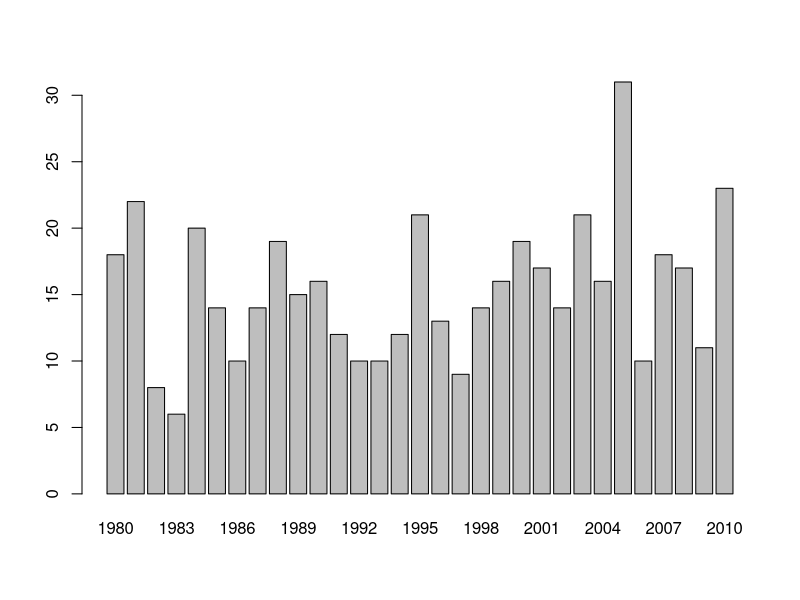
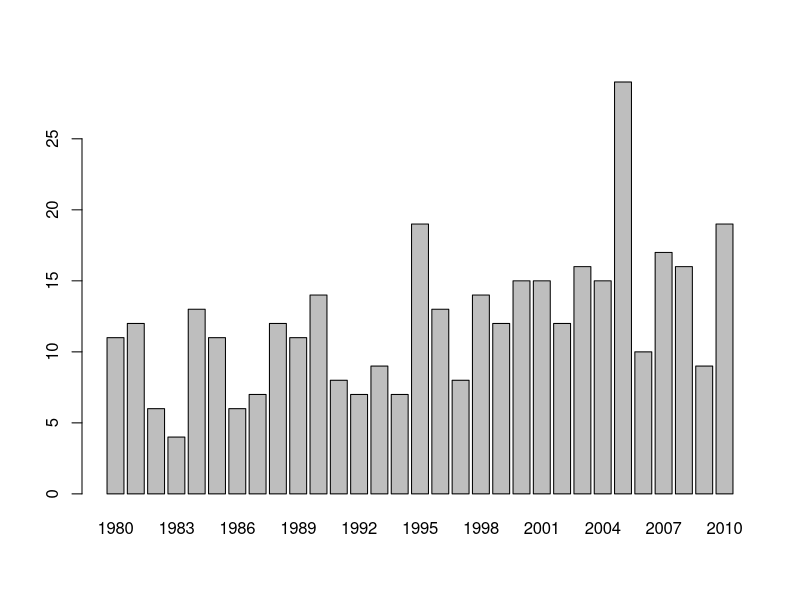
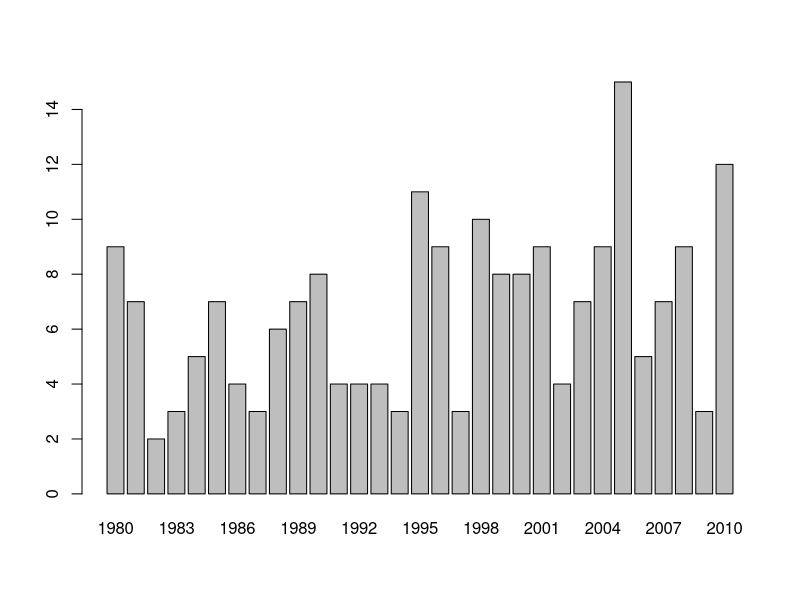
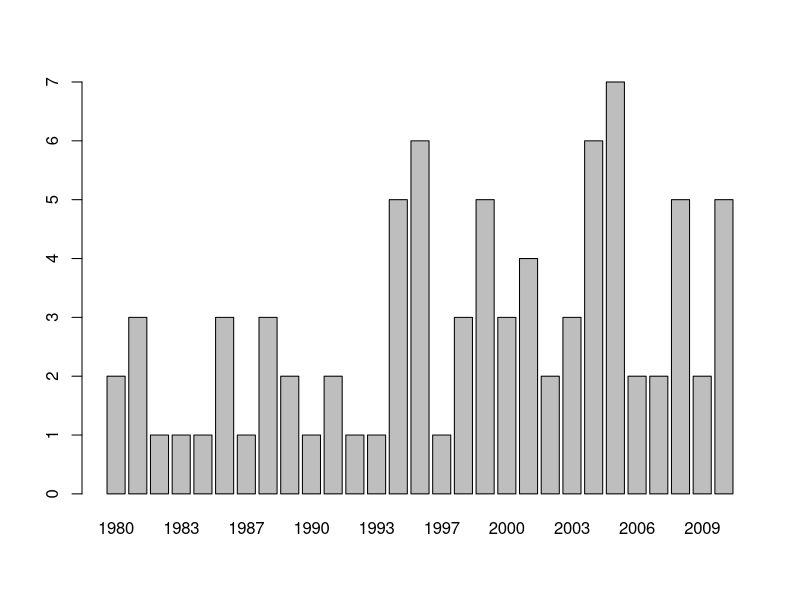
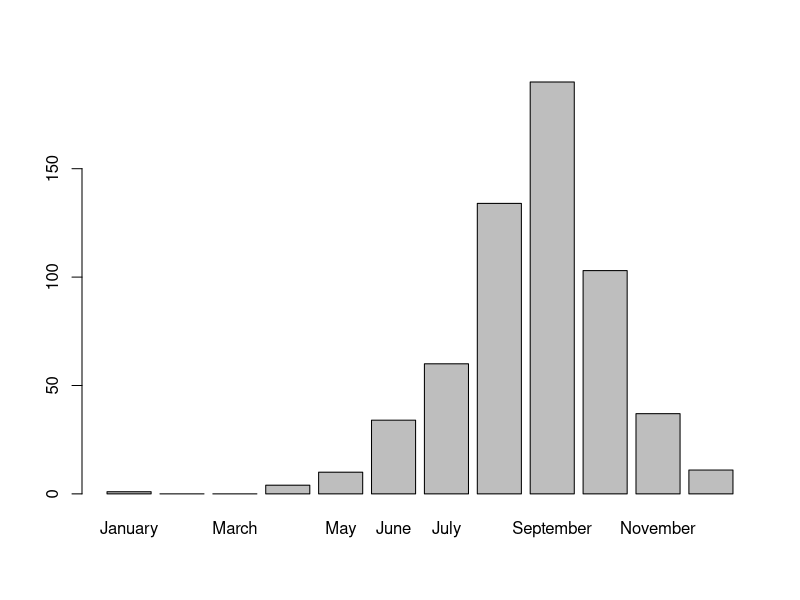
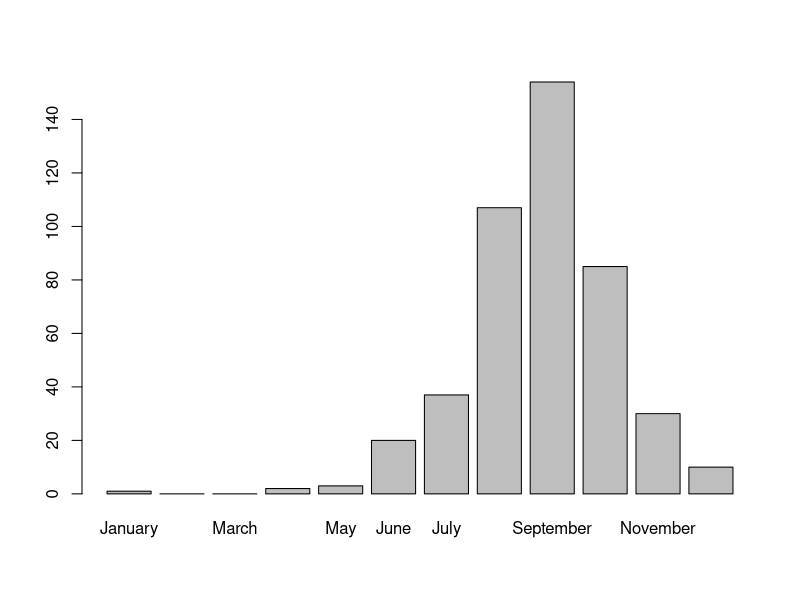
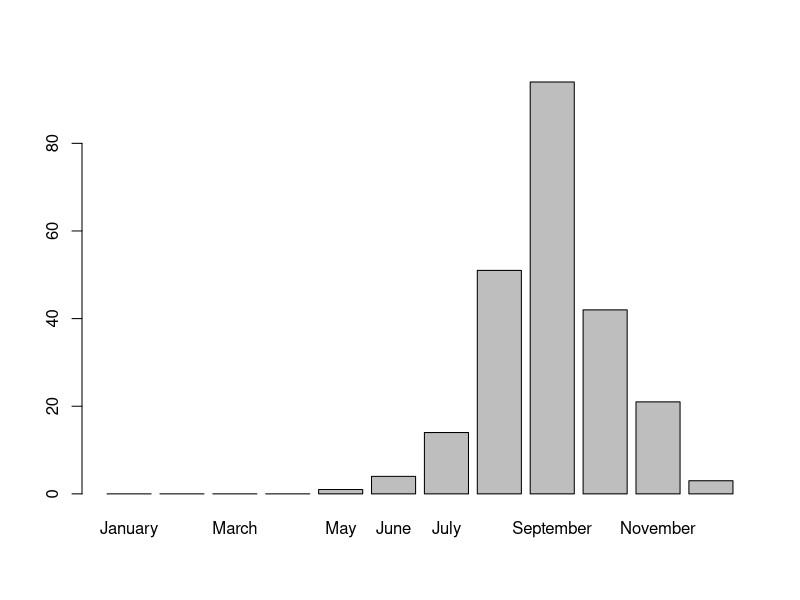
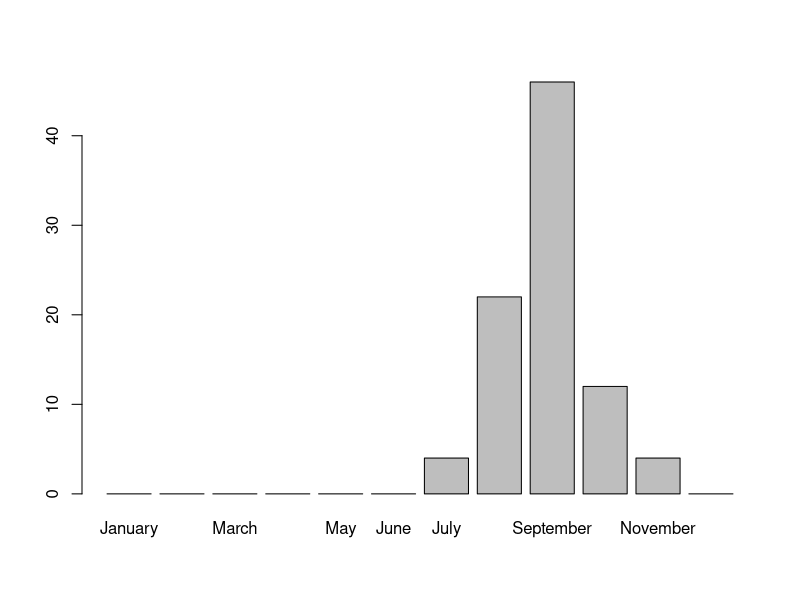

Reproduce these figures in R, in order.
library('dplyr')
library('stringr')
storms <- read.table("data/storms.csv")
tracks <- read.table("data/tracks.csv")

tracks_anal <- subset(tracks, format(as.Date(tracks$date, "%m/%d/%Y"), '%Y') >= 1980
                      & format(as.Date(tracks$date, "%m/%d/%Y"), '%Y') <= 2010)
tracks_anal$date <- as.Date(tracks_anal$date, "%m/%d/%Y")
wind_year <- data.frame(year = as.numeric(format(tracks_anal$date, '%Y')),
                        id = tracks_anal$id, wind = tracks_anal$wind)
wind_month <- data.frame(month_id = paste0(as.numeric(format(tracks_anal$date, '%m')), ' ', tracks_anal$id),
                         year = as.numeric(format(tracks_anal$date, '%Y')),
                         wind = tracks_anal$wind)

temp <- aggregate(wind_year[, c('wind', 'year')], list(id = wind_year$id), max)
temp1 <- aggregate(wind_month[, c('wind')], list(id = wind_month$month_id), max)
temp2 <- data.frame(month = month.name[as.numeric(str_extract(temp1$id, '.+\\s'))], wind = temp1$x)
temp2$month = factor(temp2$month, levels = month.name)

table1 <- table(temp$year)
table2 <- table(temp$year[temp$wind >= 35])
table3 <- table(temp$year[temp$wind >= 64])
table4 <- table(temp$year[temp$wind >= 96])

table1
barplot(table1)
table2
barplot(table2)
table3
barplot(table3)
table4
barplot(table4)

table(temp2$month)
barplot(table(temp2$month))
table(temp2$month[temp2$wind >= 35])
barplot(table(temp2$month[temp2$wind >= 35]))
table(temp2$month[temp2$wind >= 64])
barplot(table(temp2$month[temp2$wind >= 64]))
table(temp2$month[temp2$wind >= 96])
barplot(table(temp2$month[temp2$wind >= 96]))

all <- list(as.vector(table2), as.vector(table3),
            as.vector(table4))
stats <- data.frame(round(sapply(all, mean), 1),
                    round(sapply(all, sd), 2), 
                    sapply(all, quantile)['25%',],
                    sapply(all, quantile)['50%',],
                    sapply(all, quantile)['75%',])
rownames(stats) <- c('35 knots', '64 knots', '96 knots')
colnames(stats) <- c('Avg', 'Std Dev', '25th', '50th', '75th')
stats

tracks_anal$press[tracks_anal$press == 0] <- NA
mean_pw <- aggregate(tracks_anal[, c('press', 'wind')], list(id = tracks_anal$id), mean)
mean_pw <- subset(mean_pw, press != 0)
plot(mean_pw$id, mean_pw$press)
abline(lm(mean_pw$press ~ mean_pw$id), lwd = 2, col = "red")
plot(mean_pw$id, mean_pw$wind)
abline(lm(mean_pw$wind ~ mean_pw$id), lwd = 2, col = "red")

median_pw <- aggregate(tracks_anal[, c('press', 'wind')], list(id = tracks_anal$id), median)
median_pw <- subset(median_pw, press != 0)
plot(median_pw$id, median_pw$press)
abline(lm(median_pw$press ~ median_pw$id), lwd = 2, col = "red")
plot(median_pw$id, median_pw$wind)
abline(lm(median_pw$wind ~ median_pw$id), lwd = 2, col = "red")

